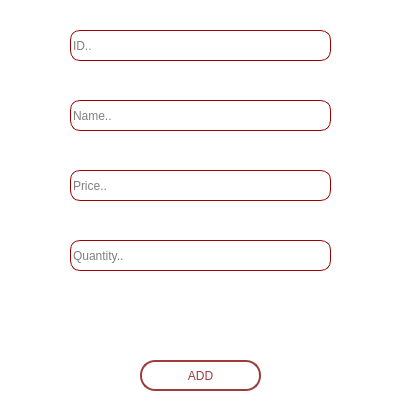
<?xml version="1.0" encoding="UTF-8"?>
<ui version="4.0">
 <class>add_produits</class>
 <widget class="QDialog" name="add_produits">
  <property name="geometry">
   <rect>
    <x>0</x>
    <y>0</y>
    <width>416</width>
    <height>397</height>
   </rect>
  </property>
  <property name="windowTitle">
   <string>Dialog</string>
  </property>
  <property name="styleSheet">
   <string notr="true">background-color:rgb(255,255,255);</string>
  </property>
  <widget class="QPushButton" name="b_ajouter_produits">
   <property name="geometry">
    <rect>
     <x>140</x>
     <y>360</y>
     <width>121</width>
     <height>31</height>
    </rect>
   </property>
   <property name="styleSheet">
    <string notr="true">QPushButton {
color: rgb(158,59,59);
font: 75 9pt &quot;Arial&quot;;
border: 2px solid rgb(158,59,59);
border-radius: 15px;
}

QPushButton:hover {
  color: #fff; 
  background-color: #a63b3b; 
  border-color: #a63b3b; 
}

QPushButton:pressed {
  color: #fff; 
  background-color: #802c2c; 
  border-color: #802c2c; 
}</string>
   </property>
   <property name="text">
    <string>ADD</string>
   </property>
  </widget>
  <widget class="QLineEdit" name="le_prix_produits">
   <property name="geometry">
    <rect>
     <x>70</x>
     <y>170</y>
     <width>261</width>
     <height>31</height>
    </rect>
   </property>
   <property name="styleSheet">
    <string notr="true">QLineEdit{
border: 1px solid;
border-color: #9B0000;
border-radius: 10px;
}</string>
   </property>
   <property name="placeholderText">
    <string>Price..</string>
   </property>
  </widget>
  <widget class="QLineEdit" name="le_quantity_produits">
   <property name="geometry">
    <rect>
     <x>70</x>
     <y>240</y>
     <width>261</width>
     <height>31</height>
    </rect>
   </property>
   <property name="styleSheet">
    <string notr="true">QLineEdit{
border: 1px solid;
border-color: #9B0000;
border-radius: 10px;
}</string>
   </property>
   <property name="placeholderText">
    <string>Quantity..</string>
   </property>
  </widget>
  <widget class="QLineEdit" name="le_nom_produits">
   <property name="geometry">
    <rect>
     <x>70</x>
     <y>100</y>
     <width>261</width>
     <height>31</height>
    </rect>
   </property>
   <property name="styleSheet">
    <string notr="true">QLineEdit{
border: 1px solid;
border-color: #9B0000;
border-radius: 10px;
}</string>
   </property>
   <property name="placeholderText">
    <string>Name..</string>
   </property>
  </widget>
  <widget class="QLineEdit" name="le_id_produits">
   <property name="geometry">
    <rect>
     <x>70</x>
     <y>30</y>
     <width>261</width>
     <height>31</height>
    </rect>
   </property>
   <property name="styleSheet">
    <string notr="true">QLineEdit{
border: 1px solid;
border-color: #9B0000;
border-radius: 10px;
}</string>
   </property>
   <property name="placeholderText">
    <string>ID..</string>
   </property>
  </widget>
  <widget class="QLabel" name="label">
   <property name="geometry">
    <rect>
     <x>40</x>
     <y>40</y>
     <width>311</width>
     <height>281</height>
    </rect>
   </property>
   <property name="text">
    <string/>
   </property>
   <property name="pixmap">
    <pixmap resource="ressources.qrc">:/new/prefix1/gfx/3516835.png</pixmap>
   </property>
   <property name="scaledContents">
    <bool>true</bool>
   </property>
  </widget>
  <zorder>label</zorder>
  <zorder>b_ajouter_produits</zorder>
  <zorder>le_prix_produits</zorder>
  <zorder>le_quantity_produits</zorder>
  <zorder>le_nom_produits</zorder>
  <zorder>le_id_produits</zorder>
 </widget>
 <resources>
  <include location="ressources.qrc"/>
 </resources>
 <connections/>
</ui>
